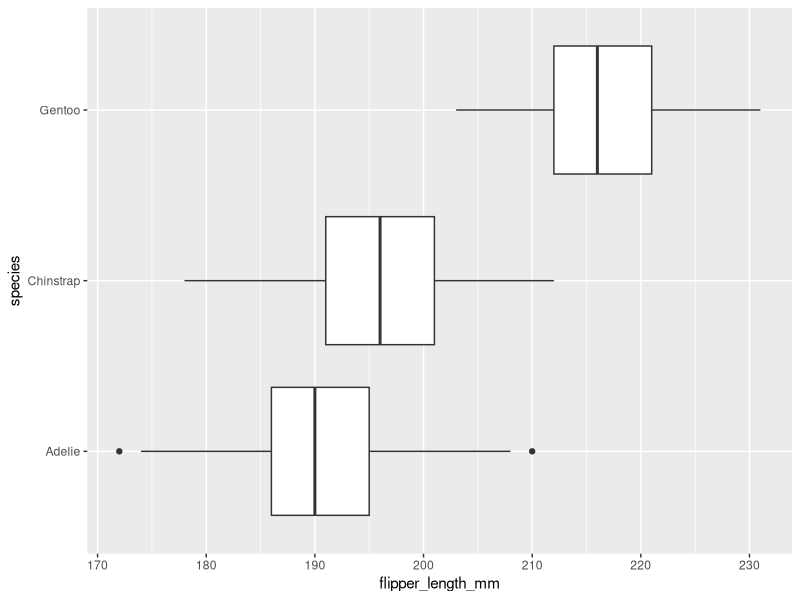
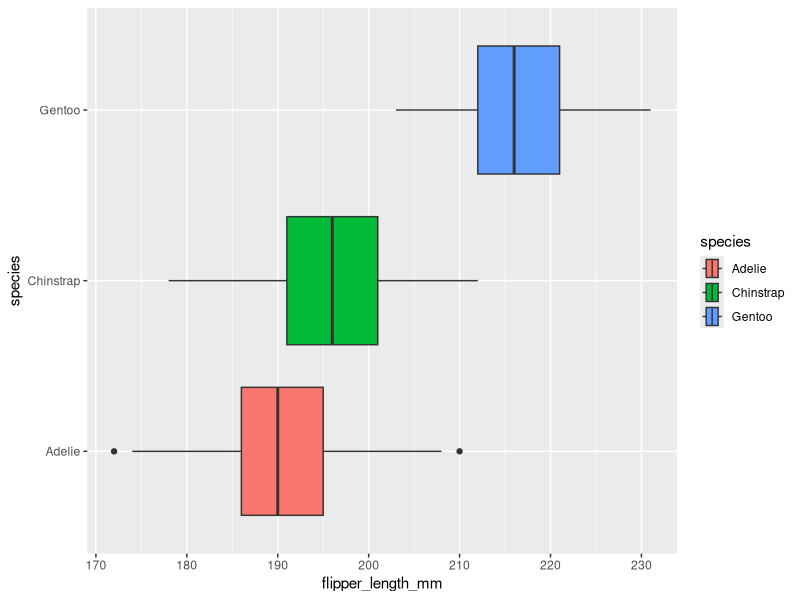
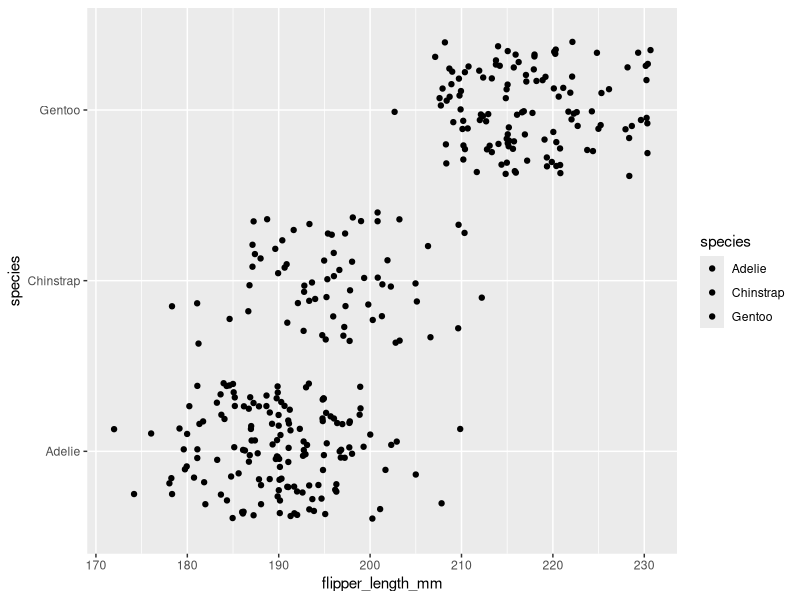
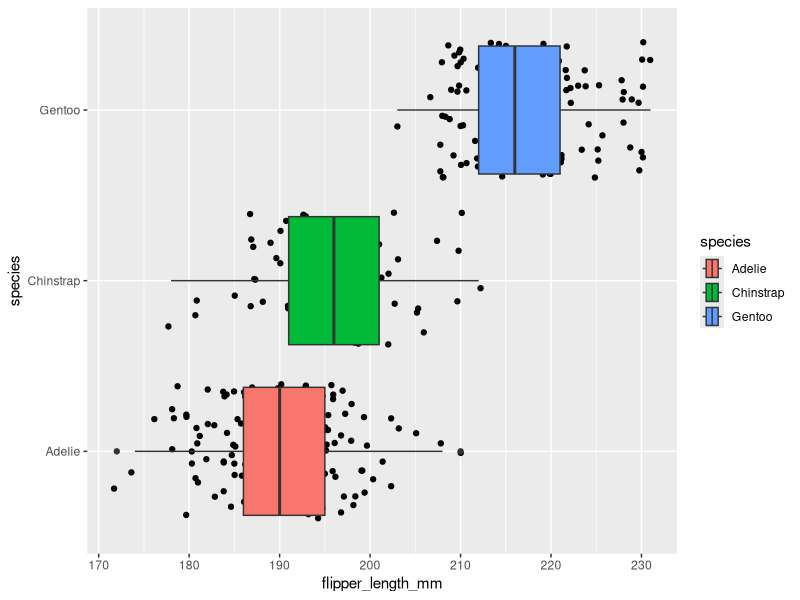
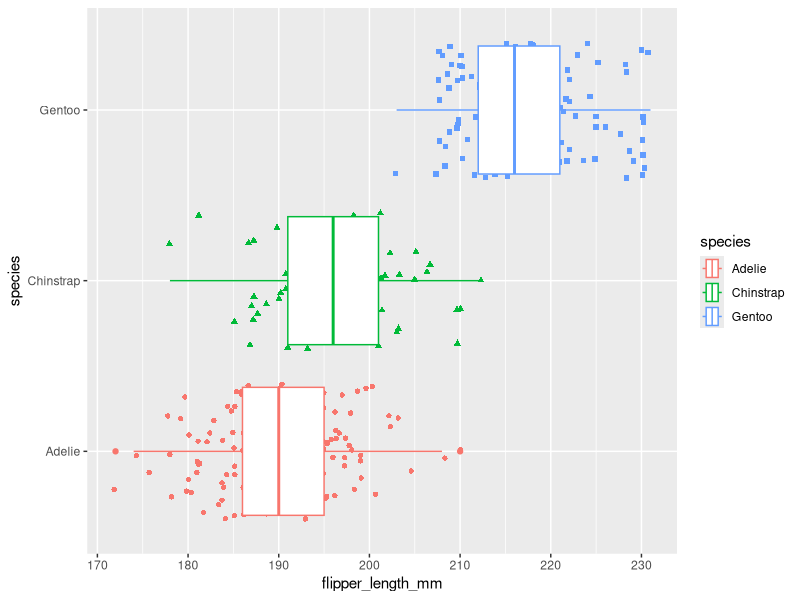
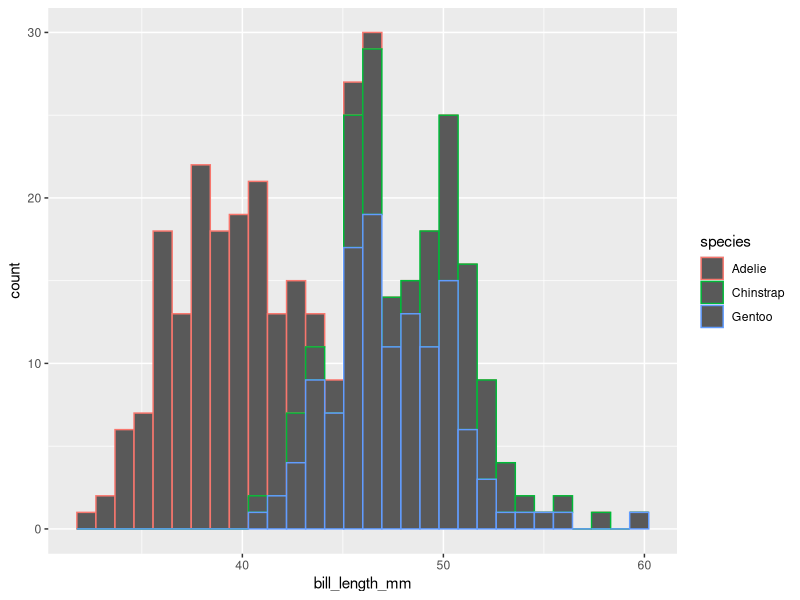
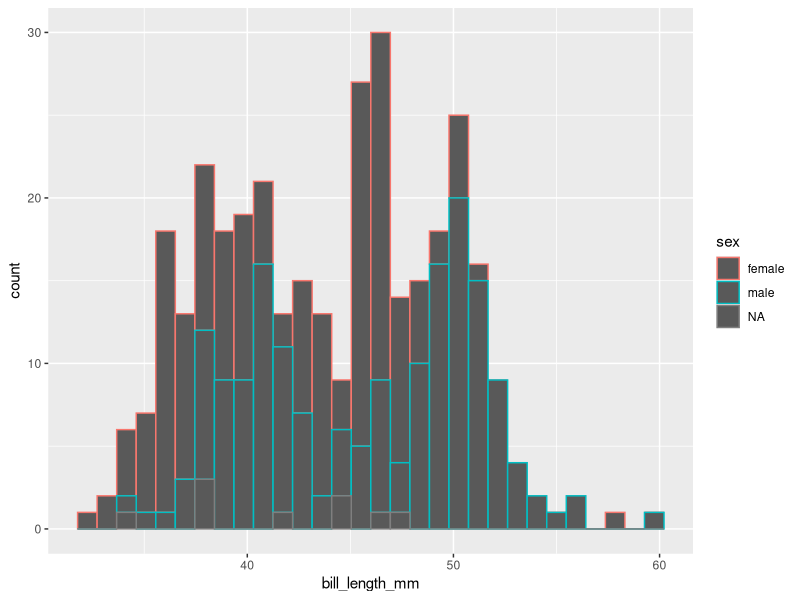

Write R code to recreate these figures, in order. (Note: this script raises an error after producing the figures.)
## ---- chunk 1
knitr::opts_chunk$set(error = TRUE)
## ---- chunk 2
library(palmerpenguins)
penguins
## ---- chunk 3
library(ggplot2)
## ---- chunk 4
ggplot(data = penguins, mapping = aes(x = flipper_length_mm, y = species)) +
  geom_boxplot()
## ---- chunk 5
ggplot(data = penguins, mapping = aes(x = flipper_length_mm, y = species, fill = species)) +
  geom_boxplot()
## ---- chunk 6
ggplot(data = penguins, mapping = aes(x = flipper_length_mm, y = species, fill = species)) +
  geom_jitter()
## ---- chunk 7
ggplot(data = penguins, mapping = aes(x = flipper_length_mm, y = species, fill = species)) +
  geom_jitter() +
  geom_boxplot() 
## ---- chunk 8
ggplot(data = penguins, mapping = aes(x = flipper_length_mm, y = species, color = species)) +
  geom_jitter(mapping=aes(shape = species))  +
  geom_boxplot()
## ---- chunk 9
ggplot(data = penguins, mapping = aes(x = bill_length_mm, color=species)) +
  geom_histogram()
## ---- chunk 10
ggplot(data = penguins, mapping = aes(x = bill_length_mm, color=sex)) +
  geom_histogram()
## ---- chunk 11
ggplot(data = penguins, mapping = aes(x = bill_length_mm)) +
  geom_histogram(color=islands)
## ---- chunk 12

## ---- chunk 13

## ---- chunk 14

